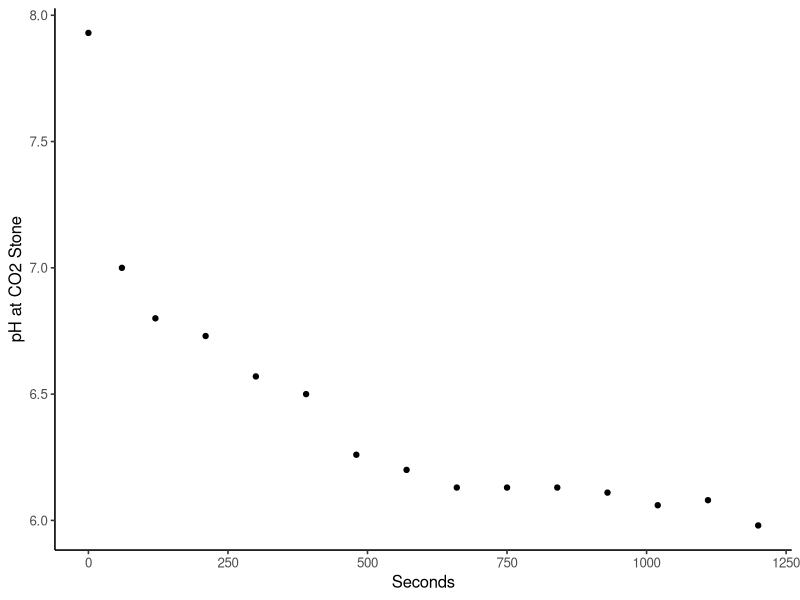
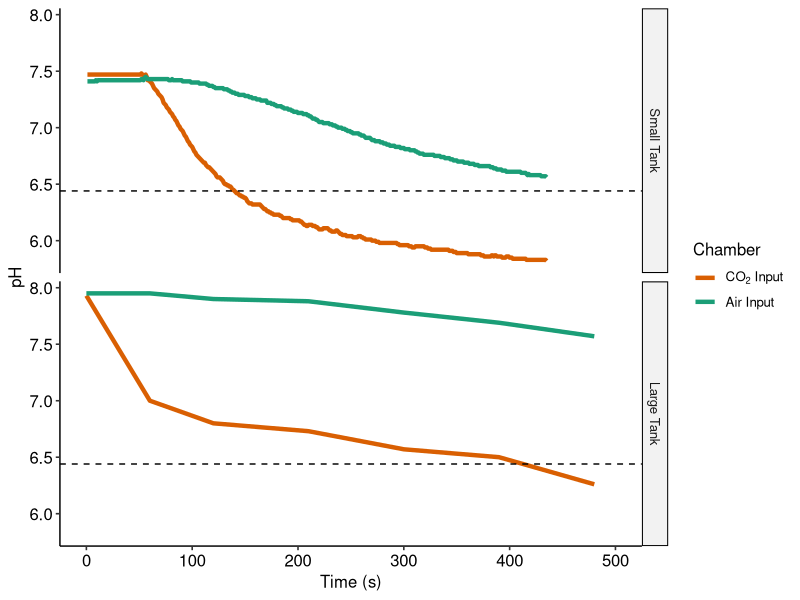

R code for these plots, in order:
# CO2 trends in large tank
library("reshape")
library("ggplot2")
library("ggpubr")
library("dplyr")

# uncomment to run script outside of CO2_Avoidance.Rmd
# setwd(dirname(rstudioapi::getActiveDocumentContext()$path))
# getwd()

# Prepare large tank pH values
largeCO2 <- read.csv("./Data/CO2_Map_Large.csv") %>% select(-Time) 

stone <- ggplot(largeCO2, aes(x = Seconds, y = CO2_Stone)) +
  geom_point() + theme_classic2() +
  labs(y = "pH at CO2 Stone")
stone

meltCO2_Large <- melt(largeCO2, na.rm = TRUE, id = 'Seconds')
# View(meltCO2)
meltCO2_Large$Tank <- c("Large Tank")


# Prepare small tank pH values
smallCO2 <- read.csv("./Data/CO2_Map_Small.csv") %>% select(-Time) 

meltCO2_Small <- melt(smallCO2, na.rm = TRUE, id = 'Seconds')
meltCO2_Small$Tank <- c("Small Tank")


# join small and large tank datasets
merge <- rbind(meltCO2_Large, meltCO2_Small)

# Scatterplot of pH over time

# Without facet
pH_Trend_Both_Chambers <- ggplot(merge, aes(x = Seconds, y = value, color = variable)) + 
  geom_point() +
 # geom_line() + # connect the dots for each sample location
 # geom_hline(yintercept = 6.44, linetype = "dashed") + # add approximate threshold value
  theme_pubr(legend = "right") +
  scale_color_brewer('Location',
                     palette = 'PuOr', 
                     labels = c(expression('CO'[2]*' Stone'), expression('CO'[2]*' Center'), expression('CO'[2]*' Exit'), 'Air Exit', 'Air Center','Air Stone')
  ) +
  labs(y = "pH", x = "Time (s)") # +

# pH_Trend_Both_Chambers

# With facet
merge$Tank <- factor(merge$Tank, levels = c("Small Tank", "Large Tank"))
 
pH_Trends_Both_Tanks <- ggplot(merge, aes(x = Seconds, y = value, color = variable)) + 
   geom_point(size = 2) +
   xlim(c(0,750)) +
   theme_pubr(legend = "right") +
   scale_color_brewer('Location',
                      palette = 'PuOr', 
                      labels = c(expression('CO'[2]*' Stone'), expression('CO'[2]*' Center'), expression('CO'[2]*' Exit'), 'Air Exit', 'Air Center','Air Stone')
   ) +
   labs(y = "pH", x = "Time (s)") + 
  geom_hline(yintercept = 6.44, linetype = "dashed") + # add approximate threshold value
  facet_grid(Tank ~.)

# Version 3
# Remove interior locations in large tank
removeLevels <- c(2:5) # select factor levels to remove as integers
merge_cut <- merge %>% 
  filter(!as.integer(variable) %in% removeLevels)

yLab <- c(expression("pH in CO"[2]*' Chamber'))

# now, add a line in large tank only
pH_Trends <- ggplot(merge_cut, aes(x = Seconds, y = value, color = variable)) + 
  # geom_point(size = 1) +
  geom_line(size = 1.5) +
  xlim(c(0,500)) +
  theme_pubr(legend = "right") +
  labs(y = "pH", x = "Time (s)") +
  geom_hline(yintercept = 6.44, linetype = "dashed") + # add approximate threshold value
  scale_color_brewer('Chamber',
                     direction = -1,
                     palette = 'Dark2', 
                     labels = c(expression('CO'[2]*' Input'),'Air Input')) +
  facet_grid(Tank ~.)

# pH_Trends
 
tiff("./Figures/TIF/pH_Trend_Both_Tanks.tif", width = 2100, height = 1200, units = "px", res = 300, compression = c("none"))
pH_Trends
dev.off()
